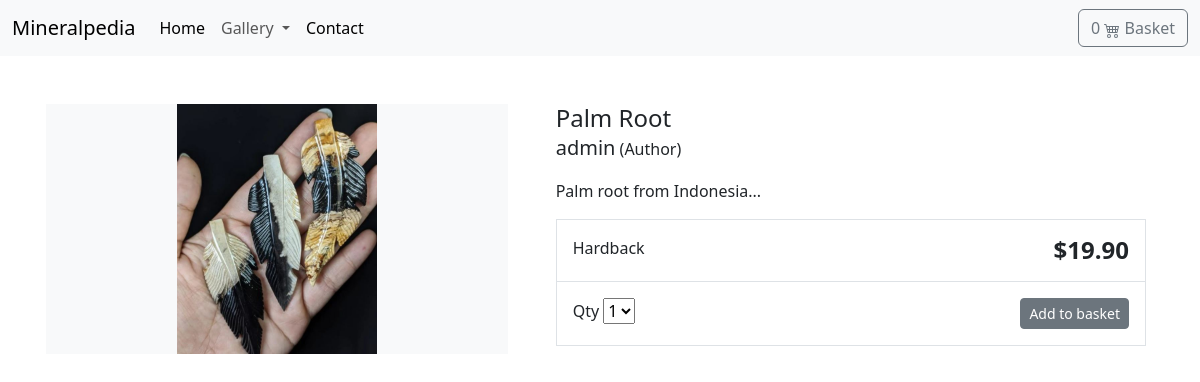
Page /palm-root/ on the committed database.
### store/models.py (models this page shows, shortened)
class Product(models.Model):
    category = models.ForeignKey(
        Category, related_name='product', on_delete=models.CASCADE)
    created_by = models.ForeignKey(
        User, on_delete=models.CASCADE, related_name='product_creator')
    title = models.CharField(max_length=255)
    author = models.CharField(max_length=255, default='admin')
    description = models.TextField(blank=True)
    image = models.ImageField(
        upload_to='images/', default='images/default.png')
    slug = models.SlugField(max_length=255)
    price = models.DecimalField(max_digits=4, decimal_places=2)
    in_stock = models.BooleanField(default=True)
    is_active = models.BooleanField(default=True)
    created = models.DateTimeField(auto_now_add=True)
    updated = models.DateTimeField(auto_now=True)
    objects = models.Manager()
    products = ProductManager()
    class Meta:
        verbose_name_plural = 'Products'
        ordering = ('-created',)

### store/views.py (the view)
# urls.py: path('<slug:slug>/', views.product_detail, name='product_detail'),
def product_detail(request, slug):
    product = get_object_or_404(Product, slug=slug, in_stock=True)
    return render(request, 'store/products/detail.html', {'product': product})

### basket/basket.py (called while the page is built)
    def __len__(self):
        return sum(item['qty'] for item in self.basket.values())

### basket/context_processors.py (called while the page is built)
def basket(request):
    return {'basket': Basket(request)}

### store/context_processors.py (called while the page is built)
def categories(request):
    return {
        'categories': Category.objects.all()
    }

### templates/store/products/detail.html (shortened to what this page needs)
{% extends "store/base.html" %}
{% load static %}
{% block contents %}
<div class="container">
    <main class="pt-5">
        <div class="row g-3">
            <div class="col-md-5 col-lg-5 order-md-first bg-light">
                <img class="img-fluid mx-auto d-block" width="200px" alt="Responsive image" src="{{ product.image.url }}">
            </div>
            <div class="col-md-7 col-lg-7 ps-md-3 ps-lg-5">
                <h1 class="mb-0 h4">{{ product.title }}</h1>
                <p><span class="lead">{{ product.author }}</span> (Author)</p>
                <p>{{ product.description|slice:":355" }}...</p>
                <div class="border">
                    <div class="col border-bottom">
                        <div class="row p-3">
                            <div class="col-6">Hardback</div>
                            <div class="col-6 text-end"><span class="h4 fw-bold">${{ product.price }}</span></div>
                        </div>
                    </div>
                    <div class="col">
                        <div class="row p-3">
                            <div class="col-6">
                                <label for="select">Qty</label>
                                <select id="select">
                                    <option value="1">1</option>
                                </select>
                            </div>
                                <div class="col-6 text-end">
                                    <button type="button" id="add-button" value="{{product.id}}" class="btn btn-secondary btn-sm">Add to
                                        basket</button>
                                </div>
                        </div>
                    </div>
                </div>
            </div>
        </div>
    </main>
</div>
{% endblock contents %}

### rows in the picture
Product: image (picture), title "Palm Root", author "admin", description "Palm root from Indonesia", price "19.90"
